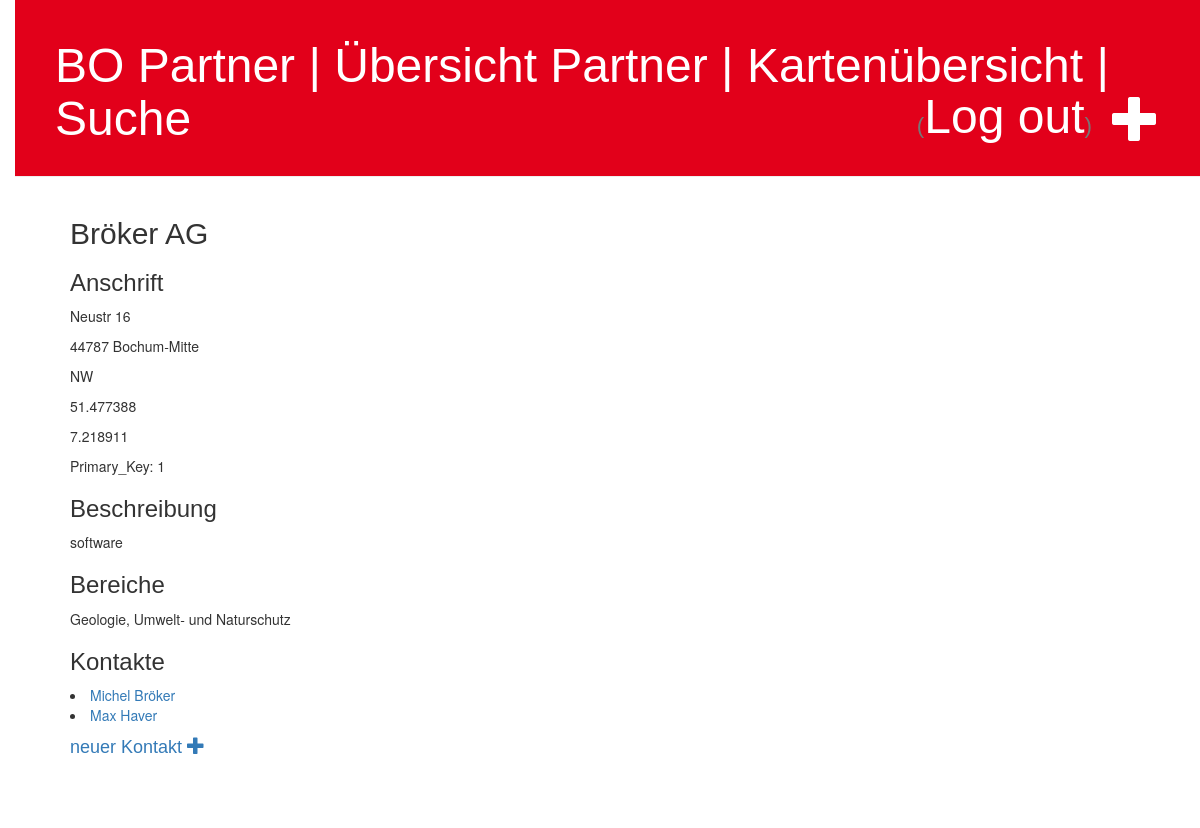
The app's page /firmen/firma_detail/1 (signed in) with its own data.
### crm/models.py (models this page shows, shortened)
class Firma(models.Model):
    LISTE_BUNDESLAND = (
            ('BB', 'Brandenburg'),
            ('BE', 'Berlin'),
            ('BW', 'Baden-Wuerttemberg'),
            ('BY', 'Bayern'),
            ('HB', 'Bremen'),
            ('HE', 'Hessen'),
            ('HH', 'Hamburg'),
            ('MV', 'Mecklenburg-Vorpommern'),
            ('NI', 'Niedersachsen'),
            ('NW', 'Nordrhein-Westfalen'),
            ('RP', 'Rheinland-Pfalz'),
            ('SH', 'Schleswig-Holstein'),
            ('SL', 'Saarland'),
            ('SN', 'Sachsen'),
            ('ST', 'Sachsen-Anhalt'),
            ('TH', 'Thueringen'),
    )
    LISTE_ART = (
            ('Behoerde','Behoerde'),
            ('Firma','Firma'),
            ('Institut', 'Institut'),
            ('Verband', 'Verband')
    )
    LISTE_BEFAEHIGUNG = (
            ('Bacherlorarbeit', 'Bacherlorarbeit'),
            ('Masterarbeit', 'Masterarbeit'),
            ('Praktikum', 'Praktikum'),
            ('Exkursion', 'Exkursion')
    )
    LISTE_BEREICH = (
            ('Agrarwirtschaft','Agrarwirtschaft'),
            ('CAD','CAD'),
            ('Geo- und Landschaftsökologie','Geo- & Landschaftsökologie'),
            ('Geodäse und Vermessung','Geodäse und Vermessung'),
            ('Geodaten','Geodaten'),
            ('Geographie','Geographie'),
            ('Geoinformatik','Geoinformatik'),
            ('Geologie','Geologie'),
            ('Geomarketing','Geomarketing'),
            ('Geophysik','Geophysik'),
            ('Geowissenschaften','Geowissenschaften'),
            ('GIS','GIS'),
            ('GIS-Applikation','GIS-Applikation'),
            ('Hydrologie und Wasserbau','Hydrologie und Wasserbau'),
            ('Kartographie und Visualisierung','Kartographie und Visualisierung'),
            ('Meteorologie','Meteorologie'),
            ('Navigation und Telematik','Navigation und Telematik'),
            ('Photogrammetrie','Photogrammetrie'),
            ('Planung','Planung'),
            ('Raumordnung','Raumordnung'),
            ('Software-Entwicklung','Software-Entwicklung'),
            ('Umwelt- und Naturschutz','Umwelt- und Naturschutz'),
            ('Verkehr','Verkehr'),
            ('Vermessung','Vermessung')
    )
    name = models.CharField(max_length=100, blank=False)
    art = models.CharField(max_length=50, choices=LISTE_ART, null=True)
    freie_beschreibung = models.TextField(null=True, blank=True)
    strasse = models.CharField(max_length=100, blank=False)
    hausnummer = models.IntegerField(blank=False)
    hausnummerzusatz = models.CharField(max_length=10, null=True, blank=True)
    plz = models.IntegerField(blank=False)
    ort = models.CharField(max_length=50, blank=False)
    bundesland = models.CharField(max_length=2, blank=False, choices=LISTE_BUNDESLAND)
    land = models.CharField(max_length=50, blank=False)
    xKoordinate = models.FloatField(null=True, blank=True)
    yKoordinate = models.FloatField(null=True, blank=True)
    bereich = MultiSelectField(max_length=200, choices=LISTE_BEREICH, null=True, blank=True)
    befaehigung =  MultiSelectField(max_length=200, choices=LISTE_BEFAEHIGUNG, null=True, blank=True)
    class Meta:
        verbose_name_plural = "Firmen"

class KontaktFirma(models.Model):
    vorname = models.CharField(max_length=50, blank=False) #max_length = required
    nachname = models.CharField(max_length=50, blank=False)
    email = models.EmailField(null=True)
    telefon = models.CharField(max_length=30, blank=True, null=True)
    telefon2 = models.CharField(max_length=30, blank=True, null=True)
    freie_beschreibung = models.TextField(null=True, blank=True)
    firma = models.ForeignKey(Firma,on_delete=models.SET_NULL, null=True, blank=True)
    class Meta:
        verbose_name_plural = "Kontakt Firmen"

### crm/views.py (the view)
# urls.py: path('firmen/firma_detail/<int:pk>', views.firma_detail, name='firma_detail'),
def firma_detail(request, pk):
    firma = get_object_or_404(Firma, pk=pk)
    kontakte = KontaktFirma.objects.all()
    return render(request, 'bopartner/firma_detail.html', {'firma': firma, 'kontakte':kontakte})

### crm/templates/bopartner/firma_detail.html (shortened to what this page needs)
{% extends 'bopartner/base.html' %}
{% block content %}
    <div class="post">
        <h2>{{ firma.name }}</h2>
        <h3>Anschrift</h3>
        <p>{{ firma.strasse}} {{ firma.hausnummer}} {% if firma.hausnummerzusatz|length %}{{firma.hausnummerzusatz}} {%endif%}</p>
        <p>{{ firma.plz}} {{firma.ort}}</p>
        <p>{{ firma.bundesland|linebreaksbr }}</p>
        <p>{{ firma.xKoordinate|linebreaksbr }}</p>
        <p>{{ firma.yKoordinate|linebreaksbr }}</p>
        <p>Primary_Key: {{ firma.pk|linebreaksbr }}</p>
        <h3>Beschreibung</h3>
        <p>{{ firma.freie_beschreibung|linebreaksbr }}</p>
        <h3>Bereiche</h3>
        <p>{{ firma.bereich|linebreaksbr }}</p>
        {% if user.is_authenticated %}
        <h3>Kontakte</h3>
        {% for kontakt in kontakte %}
            {% if kontakt.firma.name == firma.name %}
                <li><a href="{% url 'kontakt_detail' pk=kontakt.pk %}" >{{ kontakt.vorname }} {{ kontakt.nachname }}</a></li>
            {% endif %}
        {% endfor %}
        <h4>
            <a href="{% url 'neuer_kontakt' %}" >neuer Kontakt <span class="glyphicon glyphicon-plus"></span></a>
        </h4>
        {% endif %}
    </div>
{% endblock %}

### crm/static/css/bopartner.css (style rules this page uses)
body { padding-left: 15px; }
h1, h2, h3, h4 { font-family: '', Helvetica,Arial,sans-serif; }
.post { margin-bottom: 70px; }

### records on screen
Firma: name "Bröker AG", strasse "Neustr", hausnummer "16", plz "44787", ort "Bochum-Mitte", bundesland "NW", xKoordinate "51.477388", yKoordinate "7.218911", pk "1", freie_beschreibung "software", bereich "Geologie, Umwelt- und Naturschutz"
KontaktFirma: vorname "Michel", nachname "Bröker"
KontaktFirma: vorname "Max", nachname "Haver"
